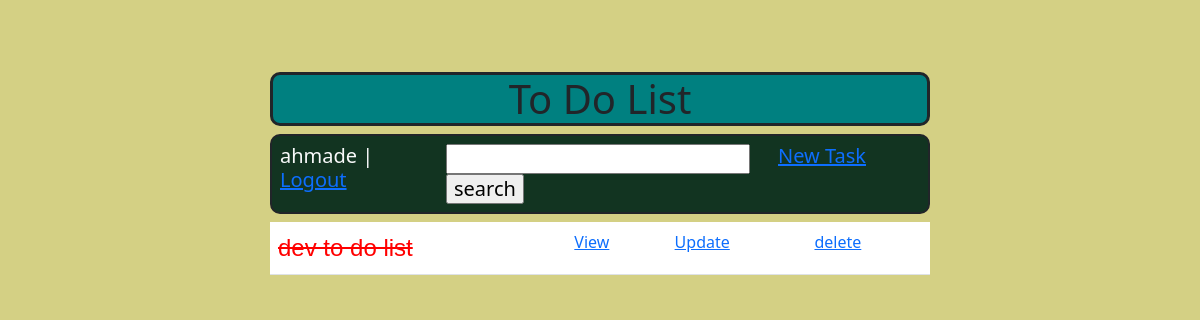
The page / (signed in) on the database as committed earlier.
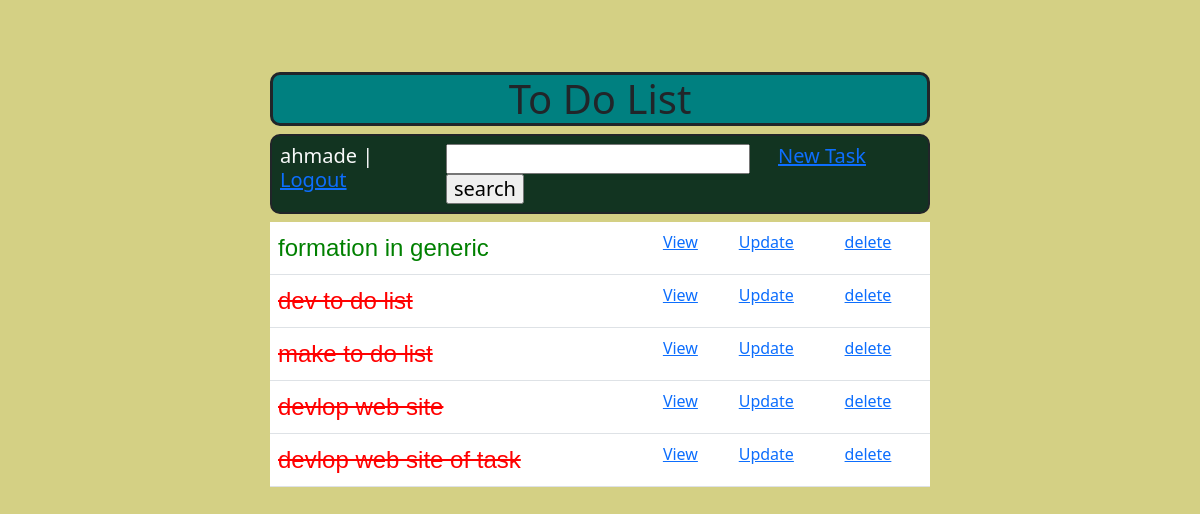
The same page on the database as committed later.
### Base/models.py (models this page shows, shortened)
class Task(models.Model):
    user = models.ForeignKey(User,on_delete=models.CASCADE,blank=True,null=True)
    tiltel = models.CharField(max_length=200)
    discription = models.TextField()
    complet = models.BooleanField(default=False)
    curntdate = models.DateTimeField(auto_now_add=True)
    class Meta :
        ordering = ['complet']

### Base/views.py (the view)
# urls.py: path('',TaskList.as_view(),name='task_list'),
class TaskList(LoginRequiredMixin,ListView):
    model = Task
    template_name = 'base/todo_list.html'
    context_object_name = 'tasks'
    ordering = ['complet']
    def get_context_data(self,**kwargs):
        context = super().get_context_data(**kwargs)
        context['tasks'] = context['tasks'].filter(user=self.request.user)
        search = self.request.GET.get('search')
        if search :
            context['tasks'] = context['tasks'].filter(tiltel__icontains=search)
        return context

### Base/templates/base/todo_list.html
{% extends 'main.html'%}
{%block content%}
<h1 id="tiltle">To Do List</h1>
    <h5>
        <div class="row p-2">
                <div class="col text-light">
                    {%if request.user.is_authenticated%}
                    {{request.user}} | <a href="{% url 'logout' %}">Logout</a>
                    {%else%}
                    <a href="{%url 'login'%}">Login</a>
                    {%endif%}
                </div>
             <div class="col-6">
                 <form method="get">
                    <input  type="search" name="search" >
                    <input  type="submit" value="search">
                 </form>
             </div>
            <div class="col">
                <a href="{% url 'task_form' %}"> New Task</a>
            </div>
        </div>
    </h5>
    <table class="table table-hover table-" id="table">
        {%for task in tasks%}
        <tr> {%if task.complet %}
             <td><s style="font-family: Arial, sans-serif; color : red; font-size: 24px;">
                 {{task.tiltel }}</s></td>
            {%else%}
            <td style="font-family: Arial, sans-serif; font-size: 24px; color : green;">
                {{task.tiltel }}</td>
            {%endif%}
             <td><a href="{% url 'task_detail' task.pk %}">View</a></td>
             <td><a href="{% url 'task_update' task.pk%}">Update</a></td>
             <td><a href="{% url 'task_delete' task.pk%}">delete</a></td>
        </tr>
        {%endfor%}
    </table>
{%endblock%}

### Base/templates/main.html (shortened to what this page needs)
<!DOCTYPE html>
<html lang="en">
<head>
    <link href="https://cdn.jsdelivr.net/npm/bootstrap@5.3.5/dist/css/bootstrap.min.css" rel="stylesheet">
</head>
<body id="bg">
    <div id="center">
                <div>
                    {%block content%}
                    {%endblock%}
                </div>
    </div>
</body>
</html>

### Base/templates/main.html (style rules this page uses)
#center { margin : auto; width : 55%; margin-top : 6% }
h5 { background-color : #123421 ; border : solid 2px ; border-radius : 10px; }
h1 { background-color : teal ; text-align : center; border : solid 3px ; border-radius : 10px; }
#bg { background : #D4D084 }

Rows that differ between the two databases and show on the page:
added Task: tiltel "formation in generic"
added Task: tiltel "make to do list"
added Task: tiltel "devlop web site"
added Task: tiltel "devlop web site of task"
